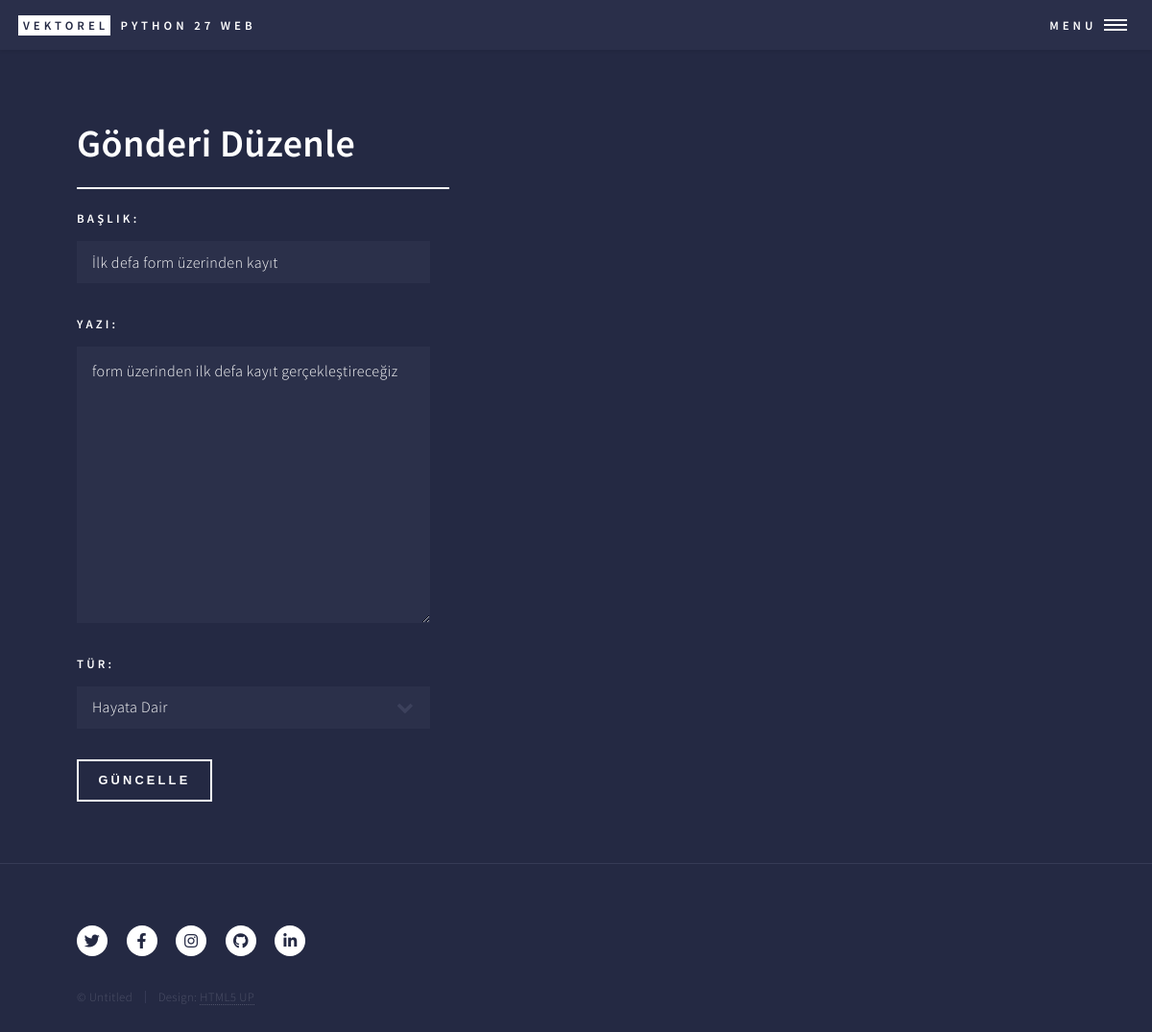
Screenshot of /blog/duzenle/5 with the database file from the repository.
### blog/models.py (models this page shows, shortened)
class BlogModel(models.Model):
    class Meta:
        verbose_name = "Blog"
        verbose_name_plural = "Bloglar"
    baslik = models.CharField(max_length=100,verbose_name="Başlık")
    yazi = models.TextField(verbose_name="Yazı")
    secenekler = [("1","Korku"),("2","Gezi"),("3","Hayata Dair")]
    tur = models.CharField(choices=secenekler,max_length=10,verbose_name="Tür")
    kayitzaman = models.DateTimeField(default=timezone.now,verbose_name="Kayıt Zamanı")
    yayimzaman = models.DateTimeField(null=True,blank=True,verbose_name="Yayımlanma Zamanı")

### blog/views.py (the view)
# urls.py: path('duzenle/<int:pk>',views.gonderiDuzenle,name="gonderiDuzenle"),
def gonderiDuzenle(request,pk):
    gonderi = get_object_or_404(BlogModel,pk=pk)
    if request.method == "POST":
        form = BlogForm(request.POST,instance=gonderi)
        gonderi = form.save(commit=False)
        gonderi.yayimzaman = timezone.now()
        gonderi.save()
        return redirect('gonderidetay',pk=gonderi.pk)
    else:
        form = BlogForm(instance=gonderi)
    return render(request,"blog/gonderiduzenle.html",{"form":form})

### blog/forms.py
class BlogForm(forms.ModelForm):
    class Meta:
        model=BlogModel
        fields = ('baslik','yazi','tur')

### templates/blog/gonderiduzenle.html (shortened to what this page needs)
{% extends '../temel2.html' %}
{% block icerik %}
    <h1>Gönderi Düzenle</h1>
    <form method="POST">
     {{ form.as_p }}
     <button type="submit">Güncelle</button>
    </form>
    {% endblock icerik %}

### static/css/main.css (style rules this page uses)
html, body, div, span, applet, object, iframe, h1, h2, h3, h4, h5, h6, p, blockquote, pre, a, abbr, acronym, address, big, cite, code, del, dfn, em, img, ins, kbd, q, s, samp, small, strike, strong, sub, sup, tt, var, b, u, i, center, dl, dt, dd, ol, ul, li, fieldset, form, label, legend, table, caption, tbody, tfoot, thead, tr, th, td, article, aside, canvas, details, embed, figure, figcaption, footer, header, hgroup, menu, nav, output, ruby, section, summary, time, mark, audio, video { margin: 0; padding: 0; border: 0; font-size: 100%; font: inherit; vertical-align: baseline; }
body { line-height: 1; }
body { -webkit-text-size-adjust: none; }
input, select, textarea { -moz-appearance: none; -webkit-appearance: none; -ms-appearance: none; appearance: none; }
body { -ms-overflow-style: scrollbar; }
html { box-sizing: border-box; }
*, *:before, *:after { box-sizing: inherit; }
body { background: #242943; }
body, input, select, textarea { color: #ffffff; font-family: "Source Sans Pro", Helvetica, sans-serif; font-size: 17pt; font-weight: 300; letter-spacing: 0.025em; line-height: 1.65; }
@media screen and (max-width: 1680px) { body, input, select, textarea { font-size: 14pt; } }
@media screen and (max-width: 1280px) { body, input, select, textarea { font-size: 12pt; } }
p { margin: 0 0 2em 0; }
h1, h2, h3, h4, h5, h6 { color: #ffffff; font-weight: 600; line-height: 1.65; margin: 0 0 1em 0; }
h1 { font-size: 2.5em; }
header.major> :first-child { margin-bottom: 0; width: calc(100% + 0.5em); }
header.major> :first-child:after { content: ''; background-color: #ffffff; display: block; height: 2px; margin: 0.325em 0 0.5em 0; width: 100%; }
form { margin: 0 0 2em 0; }
form> :last-child { margin-bottom: 0; }
label { color: #ffffff; display: block; font-size: 0.8em; font-weight: 600; letter-spacing: 0.25em; margin: 0 0 1em 0; text-transform: uppercase; }
input[type="text"], input[type="password"], input[type="email"], input[type="tel"], input[type="search"], input[type="url"], select, textarea { -moz-appearance: none; -webkit-appearance: none; -ms-appearance: none; appearance: none; background: rgba(212, 212, 255, 0.035); border: none; border-radius: 0; color: inherit; display: block; outline: 0; padding: 0 1em; text-decoration: none; width: 100%; }
select { background-size: 1.25rem; background-repeat: no-repeat; background-position: calc(100% - 1rem) center; height: 2.75em; padding-right: 2.75em; text-overflow: ellipsis; }
select option { color: #ffffff; background: #242943; }
input[type="text"], input[type="password"], input[type="email"], input[type="tel"], input[type="search"], input[type="url"], select { height: 2.75em; }
textarea { padding: 0.75em 1em; }
input[type="submit"], input[type="reset"], input[type="button"], button, .button { -moz-appearance: none; -webkit-appearance: none; -ms-appearance: none; appearance: none; -moz-transition: background-color 0.2s ease-in-out, box-shadow 0.2s ease-in-out, color 0.2s ease-in-out; -webkit-transition: background-color 0.2s ease-in-out, box-shadow 0.2s ease-in-out, color 0.2s ease-in-out; -ms-transition: background-color 0.2s ease-in-out, box-shadow 0.2s ease-in-out, color 0.2s ease-in-out; transition: background-color 0.2s ease-in-out, box-shadow 0.2s ease-in-out, color 0.2s ease-in-out; background-color: transparent; border: 0; border-radius: 0; box-shadow: inset 0 0 0 2px #ffffff; color: #ffffff; cursor: pointer; display: inline-block; font-size: 0.8em; font-weight: 600; height: 3.5em; letter-spacing: 0.25em; line-height: 3.5em; padding: 0 1.75em; text-align: center; text-decoration: none; text-transform: uppercase; white-space: nowrap; }

### rows the page displays
BlogModel: baslik "İlk defa form üzerinden kayıt", yazi "form üzerinden ilk defa kayıt gerçekleştireceğiz", tur "Hayata Dair"
